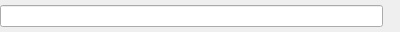
<?xml version="1.0" encoding="UTF-8"?>
<ui version="4.0">
 <class>CSearchWidget</class>
 <widget class="QWidget" name="CSearchWidget">
  <property name="geometry">
   <rect>
    <x>0</x>
    <y>0</y>
    <width>400</width>
    <height>32</height>
   </rect>
  </property>
  <property name="windowTitle">
   <string>Form</string>
  </property>
  <layout class="QGridLayout" name="gridLayout">
   <property name="leftMargin">
    <number>0</number>
   </property>
   <property name="topMargin">
    <number>0</number>
   </property>
   <property name="rightMargin">
    <number>0</number>
   </property>
   <property name="bottomMargin">
    <number>0</number>
   </property>
   <property name="spacing">
    <number>10</number>
   </property>
   <item row="0" column="0">
    <widget class="QWidget" name="widget_2" native="true">
     <layout class="QHBoxLayout" name="horizontalLayout_2">
      <property name="spacing">
       <number>10</number>
      </property>
      <property name="leftMargin">
       <number>0</number>
      </property>
      <property name="topMargin">
       <number>0</number>
      </property>
      <property name="rightMargin">
       <number>0</number>
      </property>
      <property name="bottomMargin">
       <number>0</number>
      </property>
      <item>
       <widget class="QLineEdit" name="pFilterLineEdit"/>
      </item>
      <item>
       <widget class="QLabel" name="SearchIcon">
        <property name="sizePolicy">
         <sizepolicy hsizetype="Fixed" vsizetype="Fixed">
          <horstretch>0</horstretch>
          <verstretch>0</verstretch>
         </sizepolicy>
        </property>
        <property name="text">
         <string/>
        </property>
        <property name="scaledContents">
         <bool>true</bool>
        </property>
       </widget>
      </item>
     </layout>
    </widget>
   </item>
  </layout>
 </widget>
 <resources/>
 <connections/>
</ui>
